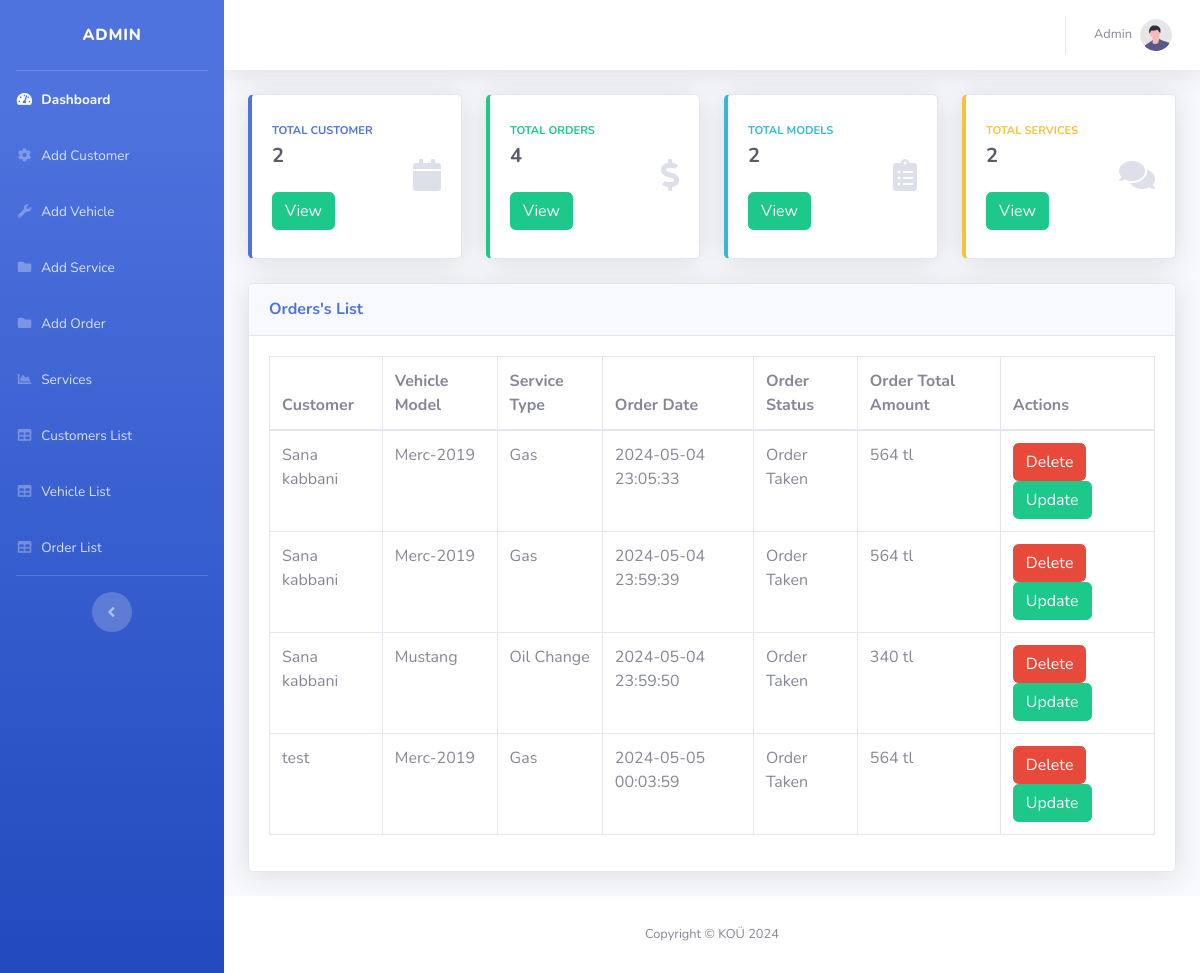
Screenshot of /index.php?login=success (signed in) with the database file from the repository.
### tables this page shows
CREATE TABLE `orders` (
  `OrderID` int(11) NOT NULL,
  `CustomerID` int(11) NOT NULL,
  `CarModelID` int(11) NOT NULL,
  `ServiceID` int(11) NOT NULL,
  `OrderDate` datetime NOT NULL DEFAULT current_timestamp(),
  `order_status` varchar(45) NOT NULL,
  `TotalAmount` int(11) NOT NULL
);

CREATE TABLE `musteri` (
  `Customer_id` int(11) NOT NULL,
  `Name` varchar(45) NOT NULL,
  `Email` varchar(45) NOT NULL,
  `Phone` int(11) NOT NULL,
  `City` varchar(45) NOT NULL
);

CREATE TABLE `models` (
  `Model_id` int(11) NOT NULL,
  `Brand` varchar(45) NOT NULL,
  `ModelName` varchar(45) NOT NULL,
  `Year` year(4) NOT NULL,
  `KM` int(250) NOT NULL
);

CREATE TABLE `services` (
  `ServiceID` int(11) NOT NULL,
  `ServiceName` varchar(45) NOT NULL,
  `Description` varchar(255) NOT NULL,
  `Price` int(11) NOT NULL
);

### index.php (the view)
<?php require './components/header.php' ?>
<?php require './backend/Connection.php' ?>
<div class="row">
    <div class="col-xl-3 col-md-6 mb-4">
        <div class="card border-left-primary shadow h-100 py-2">
            <div class="card-body">
                <div class="row no-gutters align-items-center">
                    <div class="col mr-2">
                        <div class="text-xs font-weight-bold text-primary text-uppercase mb-1">Total Customer</div>
                        <div class="h5 mb-0 font-weight-bold text-gray-800">
                            <?php
                                $sql = "SELECT COUNT(*) AS row_count FROM musteri;";
                                $res = mysqli_query($connection, $sql);
                                if($res) {
                                    $row = mysqli_fetch_assoc($res);
                                    $rowCount = $row['row_count'];
                                    echo $rowCount;
                                }
                            ?>
                        </div>
                        <div class="row no-gutters align-items-center">
                            <a href="/cms/customers.php" class="btn btn-success mt-4">View</a>
                        </div>
                    </div>
                    <div class="col-auto">
                        <i class="fas fa-calendar fa-2x text-gray-300"></i>
                    </div>
                </div>
            </div>
        </div>
    </div>
    <div class="col-xl-3 col-md-6 mb-4">
        <div class="card border-left-success shadow h-100 py-2">
            <div class="card-body">
                <div class="row no-gutters align-items-center">
                    <div class="col mr-2">
                        <div class="text-xs font-weight-bold text-success text-uppercase mb-1">Total Orders</div>
                        <div class="h5 mb-0 font-weight-bold text-gray-800">
                            <?php
                                $sql = "SELECT COUNT(*) AS row_count FROM orders;";
                                $res = mysqli_query($connection, $sql);
                                if($res) {
                                    $row = mysqli_fetch_assoc($res);
                                    $rowCount = $row['row_count'];
                                    echo $rowCount;
                                }
                            ?>
                        </div>
                        <div class="row no-gutters align-items-center">
                            <a href="/cms/orders.php" class="btn btn-success mt-4">View</a>
                        </div>
                    </div>
                    <div class="col-auto">
                        <i class="fas fa-dollar-sign fa-2x text-gray-300"></i>
                    </div>
                </div>
            </div>
        </div>
    </div>
    <div class="col-xl-3 col-md-6 mb-4">
        <div class="card border-left-info shadow h-100 py-2">
            <div class="card-body">
                <div class="row no-gutters align-items-center">
                    <div class="col mr-2">
                        <div class="text-xs font-weight-bold text-info text-uppercase mb-1">Total Models</div>
                        <div class="h5 mb-0 font-weight-bold text-gray-800">
                            <?php
                                $sql = "SELECT COUNT(*) AS row_count FROM models;";
                                $res = mysqli_query($connection, $sql);
                                if($res) {
                                    $row = mysqli_fetch_assoc($res);
                                    $rowCount = $row['row_count'];
                                    echo $rowCount;
                                }
                            ?>
                        </div>
                        <div class="row no-gutters align-items-center">
                            <a href="/cms/vehicles.php" class="btn btn-success mt-4">View</a>
                        </div>
                    </div>
                    <div class="col-auto">
                        <i class="fas fa-clipboard-list fa-2x text-gray-300"></i>
                    </div>
                </div>
            </div>
        </div>
    </div>
    <div class="col-xl-3 col-md-6 mb-4">
        <div class="card border-left-warning shadow h-100 py-2">
            <div class="card-body">
                <div class="row no-gutters align-items-center">
                    <div class="col mr-2">
                        <div class="text-xs font-weight-bold text-warning text-uppercase mb-1">Total Services</div>
                        <div class="h5 mb-0 font-weight-bold text-gray-800">
                            <?php
                                $sql = "SELECT COUNT(*) AS row_count FROM services;";
                                $res = mysqli_query($connection, $sql);
                                if($res) {
                                    $row = mysqli_fetch_assoc($res);
                                    $rowCount = $row['row_count'];
                                    echo $rowCount;
                                }
                            ?>
                        </div>
                        <div class="row no-gutters align-items-center">
                            <a href="/cms/services.php" class="btn btn-success mt-4">View</a>
                        </div>
                    </div>
                    <div class="col-auto">
                        <i class="fas fa-comments fa-2x text-gray-300"></i>
                    </div>
                </div>
            </div>
        </div>
    </div>
</div>
<div class="card shadow mb-4">
    <div class="card-header py-3">
        <h6 class="m-0 font-weight-bold text-primary">Orders's List</h6>
    </div>
    <div class="card-body">
        <div class="table-responsive">
            <table class="table table-bordered" id="dataTable" width="100%" cellspacing="0">
                <thead>
                    <tr>
                        <th>Customer</th>
                        <th>Vehicle Model</th>
                        <th>Service Type</th>
                        <th>Order Date</th>
                        <th>Order Status</th>
                        <th>Order Total Amount</th>
                        <th>Actions</th>
                    </tr>
                </thead>
                <tbody>
                <?php
                    $sql = "SELECT * FROM orders";
                    $result = mysqli_query($connection, $sql);
                    $check = mysqli_num_rows($result);
                    if($check > 0){
                ?>
                    <?php    while($row = mysqli_fetch_assoc($result)){ ?>
                        <tr>
                            <?php
                                $customer_id = $row['CustomerID'];
                                $sql = "SELECT Name FROM musteri WHERE Customer_id = $customer_id";
                                $customer_res = mysqli_query($connection, $sql);
                                $userRow = mysqli_fetch_assoc($customer_res);
                                $name = $userRow['Name'];
                                echo '<td>'.$name.'</td>';
                                $model_id = $row['CarModelID'];
                                $sql = "SELECT ModelName FROM models WHERE Model_id = $model_id";
                                $model_res = mysqli_query($connection, $sql);
                                $modelRow = mysqli_fetch_assoc($model_res);
                                $modelName = $modelRow['ModelName'];
                                echo '<td>'.$modelName.'</td>';
                                $service_id = $row['ServiceID'];
                                $sql = "SELECT ServiceName FROM services WHERE ServiceID = $service_id";
                                $service_res = mysqli_query($connection, $sql);
                                $serviceRow = mysqli_fetch_assoc($service_res);
                                $serviceName = $serviceRow['ServiceName'];
                                echo '<td>'.$serviceName.'</td>';
                            ?>
                            <td><?php  echo $row['OrderDate']; ?></td>
                            <td><?php  echo $row['order_status']; ?></td>
                            <td><?php  echo $row['TotalAmount']; ?> tl</td>
                            <td>
                            <a href="/cms/backend/CarService.php?delete-order=<?php echo $row['OrderID']; ?>" name="delete-order" class="btn btn-danger">Delete</a>
                            <a href="/cms/update-order.php?update-order=<?php echo $row['OrderID']; ?>" name="update-order" class="btn btn-success">Update</a>
                            </td>
                        </tr>
                    <?php
                        }
                    ?>
                <?php
                    }
                ?>
                </tbody>
            </table>
        </div>
    </div>
</div>
<?php require './components/footer.php' ?>

### components/header.php (shortened to what this page needs)
<!DOCTYPE html>
<html lang="en">
<head>
    <link href="vendor/fontawesome-free/css/all.min.css" rel="stylesheet" type="text/css">
    <link href="css/sb-admin-2.min.css" rel="stylesheet">
</head>
<body id="page-top">
    <div id="wrapper">
        <ul class="navbar-nav bg-gradient-primary sidebar sidebar-dark accordion" id="accordionSidebar">
            <a class="sidebar-brand d-flex align-items-center justify-content-center" href="/cms/index.php">
                <div class="sidebar-brand-text mx-3">Admin</div>
            </a>
            <hr class="sidebar-divider my-0">
            <li class="nav-item active">
                <a class="nav-link" href="/cms/index.php">
                    <i class="fas fa-fw fa-tachometer-alt"></i>
                    <span>Dashboard</span></a>
            </li>
            <li class="nav-item">
                <a class="nav-link collapsed" href="/cms/add-customer.php">
                    <i class="fas fa-fw fa-cog"></i>
                    <span>Add Customer</span>
                </a>
            </li>
            <li class="nav-item">
                <a class="nav-link collapsed" href="/cms/add-vehicle.php">
                    <i class="fas fa-fw fa-wrench"></i>
                    <span>Add Vehicle</span>
                </a>
            </li>
            <li class="nav-item">
                <a class="nav-link collapsed" href="/cms/add-service.php">
                    <i class="fas fa-fw fa-folder"></i>
                    <span>Add Service</span>
                </a>
            </li>
            <li class="nav-item">
                <a class="nav-link collapsed" href="/cms/add-order.php">
                    <i class="fas fa-fw fa-folder"></i>
                    <span>Add Order</span>
                </a>
            </li>
            <li class="nav-item">
                <a class="nav-link" href="/cms/services.php">
                    <i class="fas fa-fw fa-chart-area"></i>
                    <span>Services</span></a>
            </li>
            <li class="nav-item">
                <a class="nav-link" href="/cms/customers.php">
                    <i class="fas fa-fw fa-table"></i>
                    <span>Customers List</span>
                </a>
            </li>
            <li class="nav-item">
                <a class="nav-link" href="/cms/vehicles.php">
                    <i class="fas fa-fw fa-table"></i>
                    <span>Vehicle List</span>
                </a>
            </li>
            <li class="nav-item">
                <a class="nav-link" href="/cms/orders.php">
                    <i class="fas fa-fw fa-table"></i>
                    <span>Order List</span>
                </a>
            </li>
            <hr class="sidebar-divider d-none d-md-block">
            <div class="text-center d-none d-md-inline">
                <button class="rounded-circle border-0" id="sidebarToggle"></button>
            </div>
        </ul>
        <div id="content-wrapper" class="d-flex flex-column">
            <div id="content">
                <nav class="navbar navbar-expand navbar-light bg-white topbar mb-4 static-top shadow">
                    <ul class="navbar-nav ml-auto">
                        <li class="nav-item dropdown no-arrow">
                            <a class="nav-link dropdown-toggle" href="#" id="userDropdown" role="button"
                                data-toggle="dropdown" aria-haspopup="true" aria-expanded="false">
                                <span class="mr-2 d-none d-lg-inline text-gray-600 small">Admin</span>
                                <img class="img-profile rounded-circle"
                                    src="img/undraw_profile.svg">
                            </a>
                        </li>
                    </ul>
                </nav>
                <div class="container-fluid">

### components/footer.php (shortened to what this page needs)
</div>
            </div>
            <footer class="sticky-footer bg-white">
                <div class="container my-auto">
                    <div class="copyright text-center my-auto">
                        <span>Copyright &copy; KOÜ 2024</span>
                    </div>
                </div>
            </footer>
        </div>
    </div>
</body>
</html>

### rows the page displays
orders: CustomerID.Name "Sana kabbani", CarModelID.ModelName "Merc-2019", ServiceID.ServiceName "Gas", OrderDate "2024-05-04 23:05:33", order_status "Order Taken", TotalAmount "564"
orders: CustomerID.Name "Sana kabbani", CarModelID.ModelName "Merc-2019", ServiceID.ServiceName "Gas", OrderDate "2024-05-04 23:59:39", order_status "Order Taken", TotalAmount "564"
orders: CustomerID.Name "Sana kabbani", CarModelID.ModelName "Mustang", ServiceID.ServiceName "Oil Change", OrderDate "2024-05-04 23:59:50", order_status "Order Taken", TotalAmount "340"
orders: CustomerID.Name "test", CarModelID.ModelName "Merc-2019", ServiceID.ServiceName "Gas", OrderDate "2024-05-05 00:03:59", order_status "Order Taken", TotalAmount "564"

### other values shown
$rowCount "2"
$rowCount "4"
